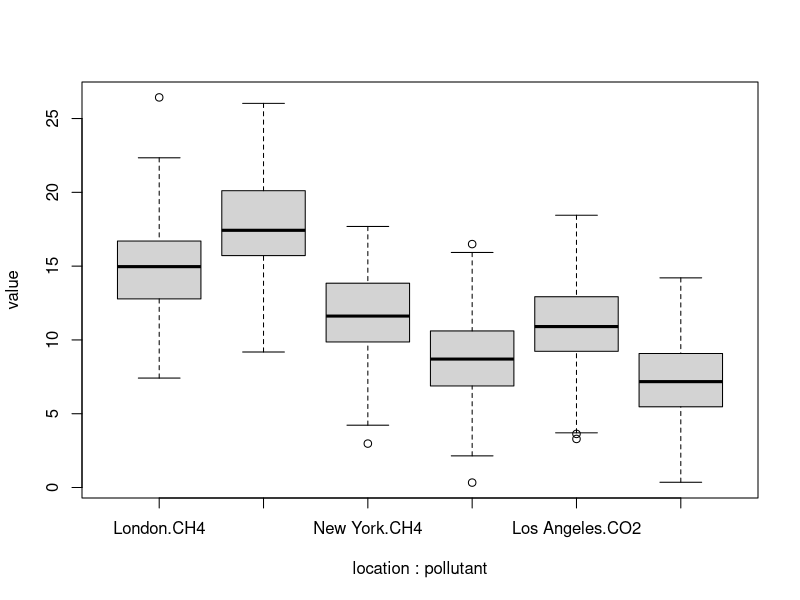

This chart was generated by the following R code:

# set seed for random number generation to allow you to replicate my data
set.seed(1)
# set the standard deviation for the data
sd = 3
# generate fictitious pollution data for New York and London
co2.ny = rnorm(120, 7, sd)
co2.london = rnorm(120, 9, sd)
co2.la = rnorm(120, 10.5, sd)
ch4.ny = c(rnorm(100, 12, sd), rep(NA, 20))
ch4.london = c(rnorm(100, 15, sd), rep(NA, 20))
ch4.la = c(rnorm(100, 18, sd), rep(NA, 20))

# set vectors for labelling the data with location and pollutant
location = c('New York', 'London', 'Los Angeles', 'New York', 'London', 'Los Angeles')
pollutant = c('CO2', 'CO2', 'CO2', 'CH4', 'CH4', 'CH4')

# combine the data
all.data = data.frame(rbind(co2.ny, co2.london, co2.la, ch4.ny, ch4.london, ch4.la))

# add locations and pollutants to the data
all.data$location = location
all.data$pollutant = pollutant

#I ultimately need a data table that has 3 columns:
  
#  § the concentration of the pollutant (the value to be plotted)

#§ the name of the pollutant

#§ the city

#Thus, I need to stack the data frame all.data while retaining the name of the #pollutant and the city.  The melt() function from the “reshape2” package can do #this.  (Install it first if you don’t have it yet.)



# open the reshape2 library
library(reshape2)
# stack the data while retaining the location and pollutant label by 
stacked.data = melt(all.data, id = c('location', 'pollutant'))
# remove the column that gives the column name of the concentration from all.data
stacked.data = stacked.data[, -3]

boxplot(value ~ location + pollutant, data = stacked.data)

